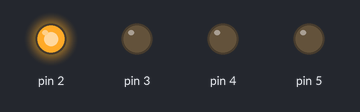
Bench run of a sketch on a simulated Arduino Mega 2560, built with avr-gcc and run on an emulated ATmega2560. Shown: output pins drawn as LEDs (lit = HIGH).

Above: at 0.5 s.
At 1.5 s:
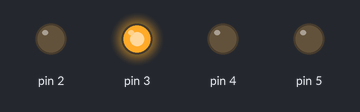
At 2.5 s:
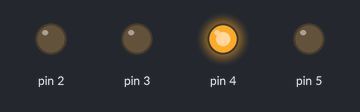
At 3.5 s:
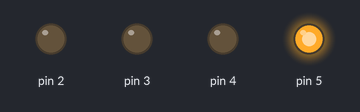
Timing chart, 0 to 5.2 s (numbered marks = the images above):
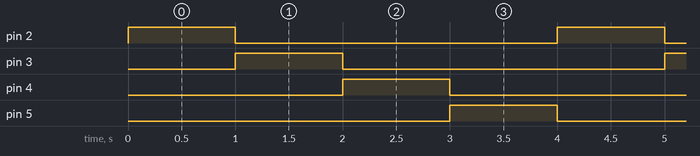

The sketch:

6_exercise1.ino
```cpp
#define F_CPU 16000000L
#include <avr/io.h>
#include <util/delay.h>

void setup()
{
    DDRE |= (1<<PE3) | (1<<PE4) | (1<<PE5);
    DDRG |= (1<<PG5);
}

void loop()
{
    PORTE = (1<<PE4);
    PORTG = 0;
    _delay_ms(1000);

    PORTE = (1<<PE5);
    PORTG = 0;
    _delay_ms(1000);

    PORTE = 0;
    PORTG = (1<<PG5);
    _delay_ms(1000);

    PORTE = (1<<PE3);
    PORTG = 0;
    _delay_ms(1000);
}
```

Measured:
- by itself, pin 2–5: alternates HIGH for 1.0 s and LOW for 3.0 s
- by itself, everything shown: repeats every 4.0 s, in 4 steps
